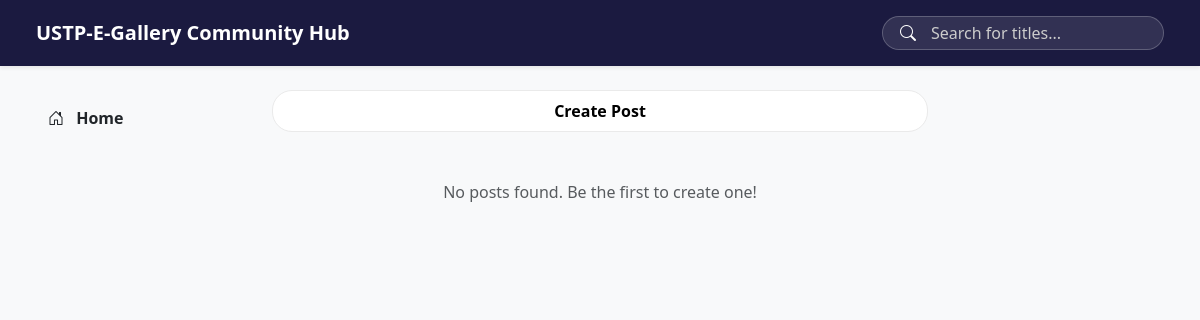
The app's page /public/user/community.php, older data.
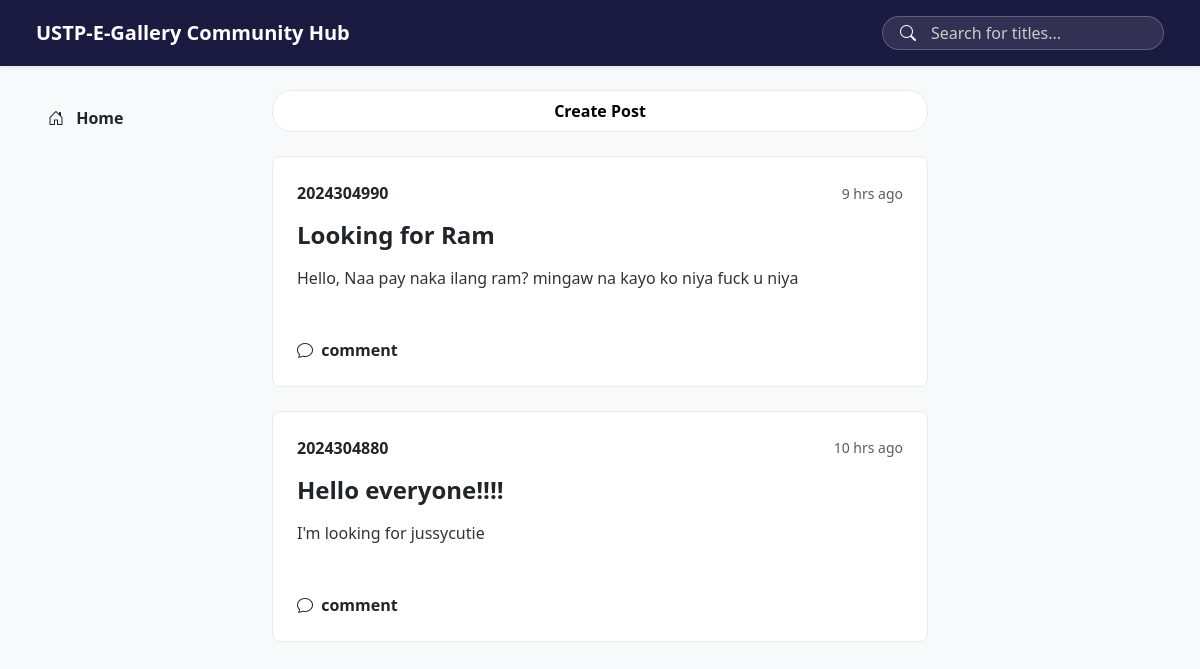
The same page, newer data.
### tables this page shows
CREATE TABLE `community_posts` (
  `id` int(11) NOT NULL,
  `user_id` int(11) NOT NULL,
  `title` varchar(255) NOT NULL,
  `body` text NOT NULL,
  `created_at` timestamp NOT NULL DEFAULT current_timestamp()
);

CREATE TABLE `user` (
  `id` int(11) NOT NULL,
  `uuid` varchar(255) NOT NULL,
  `username` varchar(255) NOT NULL,
  `email` varchar(255) DEFAULT NULL,
  `password` varchar(255) NOT NULL,
  `role` enum('admin','user') NOT NULL,
  `recovery_email` varchar(100) NOT NULL,
  `two_factor_enabled` tinyint(1) NOT NULL,
  `dateCreated` timestamp NOT NULL DEFAULT current_timestamp(),
  `two_factor_code` varchar(10) DEFAULT NULL,
  `two_factor_expires` datetime DEFAULT NULL
);

### app/controllers/communityController.php (called while the page is built, shortened)
<?php
function getAllPosts($conn, $search = '') {
    $searchCondition = "";
    $query = "SELECT p.*, u.username
              FROM community_posts p
              JOIN user u ON p.user_id = u.id
              $searchCondition
              ORDER BY p.created_at DESC";
    $result = mysqli_query($conn, $query);
    $posts = [];
    if ($result) {
        while ($row = mysqli_fetch_assoc($result)) {
            $posts[] = $row;
        }
    }
    return $posts;
}
function timeAgo($datetime) {
    $now = new DateTime();
    $ago = new DateTime($datetime);
    $diff = $now->diff($ago);
    if ($diff->h > 0) return $diff->h . ' hr' . ($diff->h > 1 ? 's' : '') . ' ago';
    return 'just now';
}
?>

### public/user/community.php (the view, shortened to what this page needs)
<?php
require '../../app/config/config.php';
require '../../app/controllers/communityController.php';
$searchTerm = isset($_GET['search']) ? $_GET['search'] : '';
$posts = getAllPosts($conn, $searchTerm);
?>
<!DOCTYPE html>
<html lang="en">
<head>
    <link href="https://cdn.jsdelivr.net/npm/bootstrap@5.3.0/dist/css/bootstrap.min.css" rel="stylesheet">
    <link rel="stylesheet" href="https://cdn.jsdelivr.net/npm/bootstrap-icons@1.10.5/font/bootstrap-icons.css">
</head>
<body>
    <nav class="navbar navbar-expand-lg bg-navy py-3 px-4 shadow-sm">
        <div class="container-fluid d-flex justify-content-between align-items-center">
            <h5 class="text-white fw-bold mb-0">USTP-E-Gallery Community Hub</h5>
            <form action="community.php" method="GET" class="d-flex w-25">
                <div class="position-relative w-100">
                    <button type="submit" class="border-0 bg-transparent text-white" style="position: absolute; left: 12px; top: 50%; transform: translateY(-50%); z-index: 10; outline: none; box-shadow: none; cursor: pointer;">
                        <i class="bi bi-search"></i>
                    </button>
                    <input name="search" value="<?php echo htmlspecialchars($searchTerm); ?>" class="form-control search-bar ps-5 pe-5 py-1 text-white w-100" type="search" placeholder="Search for titles..." style="border-radius: 20px !important; outline: none;">
                </div>
            </form>
        </div>
    </nav>
    <div class="container-fluid px-5 py-4">
        <div class="row">
            <div class="col-md-2 pt-3">
                <a href="index.php" class="d-block text-dark text-decoration-none fw-bold mb-3"><i class="bi bi-house-door me-2"></i> Home</a>
            </div>
            <div class="col-md-8 px-5">
                <div class="create-post-trigger w-100 py-2 px-4 mb-4 text-center" data-bs-toggle="modal" data-bs-target="#createPostModal">
                    Create Post
                </div>
                <?php if (empty($posts)): ?>
                    <p class="text-center text-muted mt-5">No posts found. Be the first to create one!</p>
                <?php else: ?>
                    <?php foreach ($posts as $post): ?>
                        <div class="post-card p-4 mb-4">
                            <div class="mb-3 d-flex justify-content-between align-items-center">
                                <span class="fw-bold fs-6"><?php echo htmlspecialchars($post['username']); ?></span>
                                <small class="text-muted"><?php echo timeAgo($post['created_at']); ?></small>
                            </div>
                            <h4 class="fw-bold mb-3"><?php echo htmlspecialchars($post['title']); ?></h4>
                            <p class="mb-5" style="color: #333;"><?php echo nl2br(htmlspecialchars($post['body'])); ?></p>
                            <div class="d-flex gap-3">
                                <a href="post.php?id=<?php echo $post['id']; ?>" class="text-dark text-decoration-none fw-bold">
                                    <i class="bi bi-chat me-1"></i> comment
                                </a>
                            </div>
                        </div>
                    <?php endforeach; ?>
                <?php endif; ?>
            </div>
        </div>
    </div>
</body>
</html>

### public/user/community.php (style rules this page uses)
:root { --navy-dark: #1b1a40; }
.bg-navy { background-color: var(--navy-dark); }
body { background-color: #F8F9FA; }
.post-card { border: 1px solid #EAEAEA; border-radius: 8px; background: white; }
.search-bar { background-color: rgba(255, 255, 255, 0.1); border: 1px solid rgba(255, 255, 255, 0.3); color: white; border-radius: 20px; }
.search-bar::placeholder { color: #ccc; }
.create-post-trigger { border: 1px solid #EAEAEA; border-radius: 20px; background: white; cursor: pointer; color: black; font-weight: bold; transition: all 0.2s ease-in-out; user-select: none; }

Row changes from the older to the newer data that the page shows:
added community_posts: user.username "2024304990", created_at "9 hrs ago", title "Looking for Ram", body "Hello, Naa pay naka ilang ram? mingaw na kayo ko niya fuck u niya"
added community_posts: user.username "2024304880", created_at "10 hrs ago", title "Hello everyone!!!!", body "I'm looking for jussycutie"
Text that changed along with them:
text no longer shown: "No posts found. Be the first to create one!"
